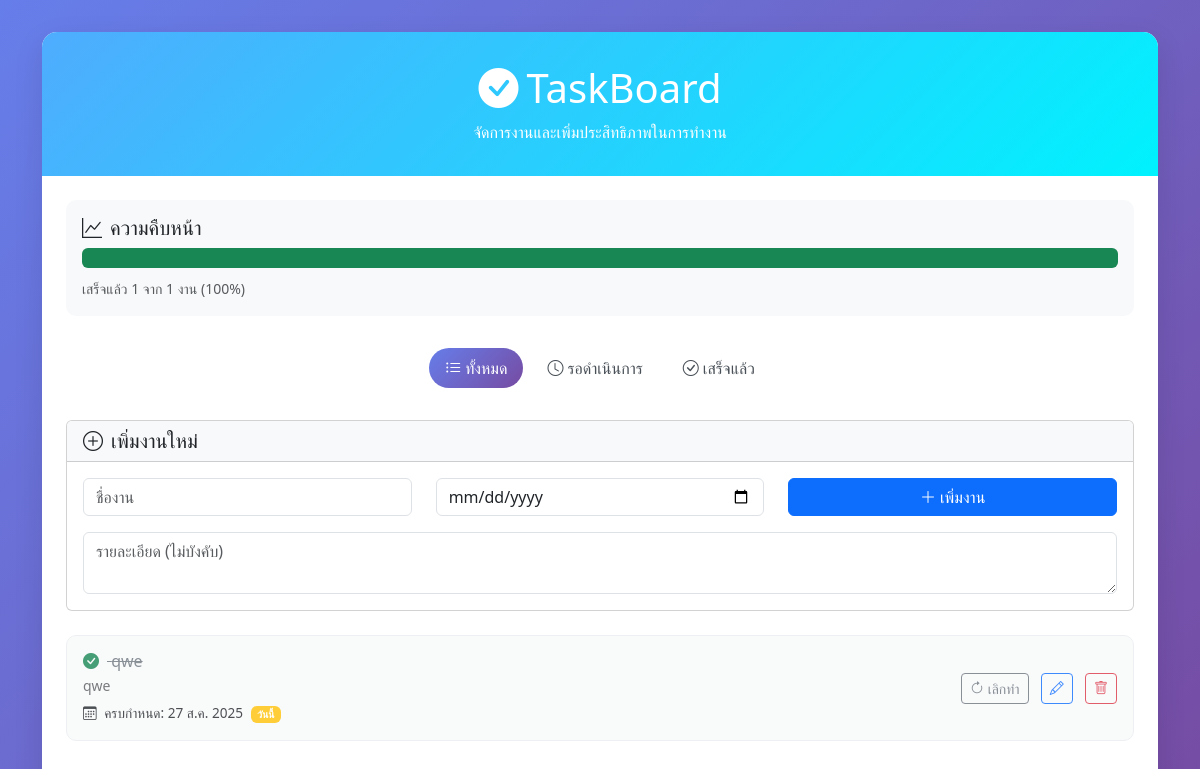
The app's page /, older data.
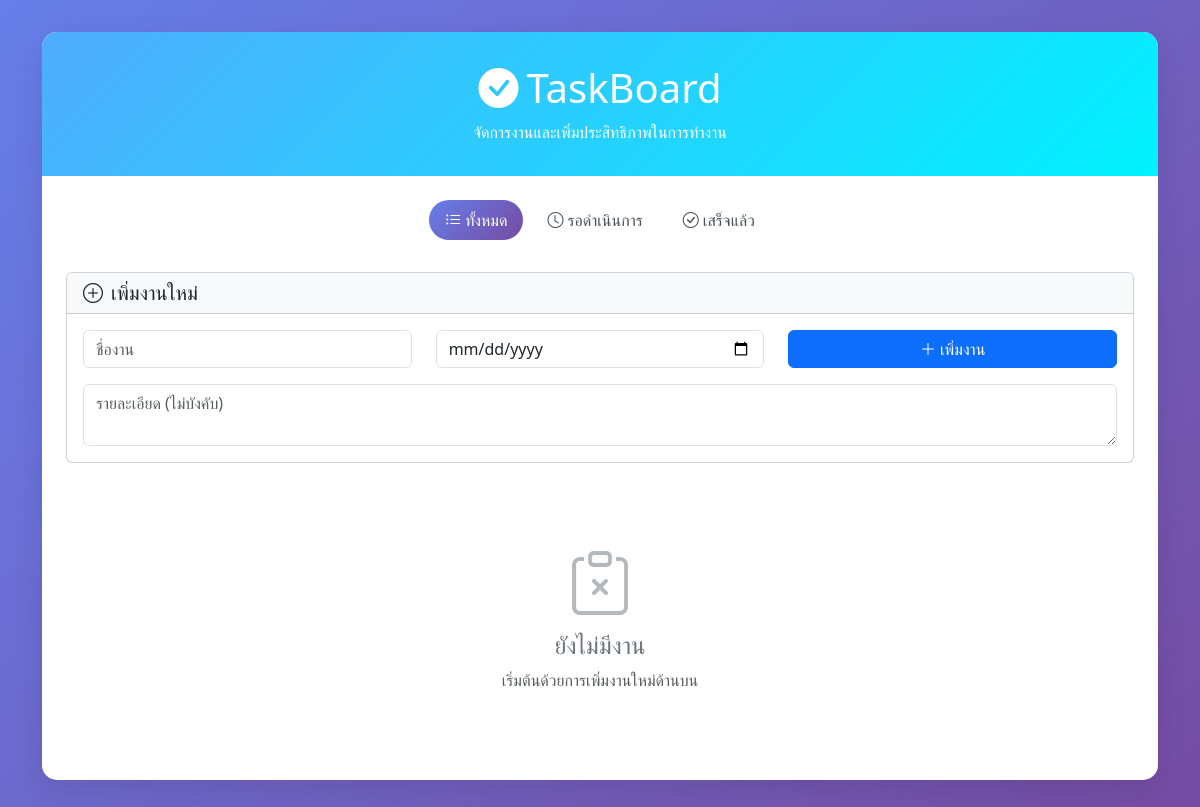
The same page, newer data.
### tasks/models.py (models this page shows, shortened)
class Task(models.Model):
    owner = models.ForeignKey(get_user_model(), on_delete=models.CASCADE)
    title = models.CharField(max_length=200)
    detail = models.TextField(blank=True)
    due_date = models.DateField(null=True, blank=True)
    done = models.BooleanField(default=False)

### tasks/views.py (the view)
# urls.py: path("", dashboard, name="dashboard"),
def dashboard(request):
    qs = Task.objects.all().order_by('-id')
    if request.user.is_authenticated:
        qs = qs.filter(owner=request.user)
    total_count = qs.count()
    completed_count = qs.filter(done=True).count()
    progress_percentage = round((completed_count / total_count * 100) if total_count > 0 else 0)
    context = {
        'tasks': qs,
        'total_count': total_count,
        'completed_count': completed_count,
        'progress_percentage': progress_percentage,
    }
    return render(request, "tasks/dashboard.html", context)

### tasks/templates/tasks/dashboard.html (shortened to what this page needs)
<!DOCTYPE html>
<html lang="th">
  <head>
    <link
      href="https://cdn.jsdelivr.net/npm/bootstrap@5.3.0/dist/css/bootstrap.min.css"
      rel="stylesheet"
    />
    <link
      href="https://cdn.jsdelivr.net/npm/bootstrap-icons@1.10.0/font/bootstrap-icons.css"
      rel="stylesheet"
    />
  </head>
  <body>
    <div class="container">
      <div class="main-container">
        <div class="header">
          <h1><i class="bi bi-check-circle-fill me-2"></i>TaskBoard</h1>
          <p class="mb-0">จัดการงานและเพิ่มประสิทธิภาพในการทำงาน</p>
        </div>
        <div class="p-4">
          {% if tasks %}
          <div class="progress-container">
            <h5><i class="bi bi-graph-up me-2"></i>ความคืบหน้า</h5>
            <div class="progress mb-2" style="height: 20px">
              <div
                class="progress-bar bg-success"
                style="width: {{ progress_percentage }}%"
              ></div>
            </div>
            <small class="text-muted">
              เสร็จแล้ว {{ completed_count }} จาก {{ total_count }} งาน ({{ progress_percentage }}%)
            </small>
          </div>
          {% endif %}
          <ul class="nav nav-pills filter-tabs justify-content-center">
            <li class="nav-item">
              <a class="nav-link active" href="?filter=all" data-filter="all">
                <i class="bi bi-list-ul me-1"></i>ทั้งหมด
              </a>
            </li>
            <li class="nav-item">
              <a class="nav-link" href="?filter=pending" data-filter="pending">
                <i class="bi bi-clock me-1"></i>รอดำเนินการ
              </a>
            </li>
            <li class="nav-item">
              <a
                class="nav-link"
                href="?filter=completed"
                data-filter="completed"
              >
                <i class="bi bi-check-circle me-1"></i>เสร็จแล้ว
              </a>
            </li>
          </ul>
          <div class="card mb-4">
            <div class="card-header bg-light">
              <h5 class="mb-0">
                <i class="bi bi-plus-circle me-2"></i>เพิ่มงานใหม่
              </h5>
            </div>
            <div class="card-body">
              <form method="post" action="{% url 'add_task' %}">
                <div class="row">
                  <div class="col-md-4 mb-3">
                    <input
                      type="text"
                      class="form-control"
                      name="title"
                      placeholder="ชื่องาน"
                      required
                    />
                  </div>
                  <div class="col-md-4 mb-3">
                    <input type="date" class="form-control" name="due_date" />
                  </div>
                  <div class="col-md-4 mb-3">
                    <button type="submit" class="btn btn-primary w-100">
                      <i class="bi bi-plus-lg me-1"></i>เพิ่มงาน
                    </button>
                  </div>
                </div>
                <div class="row">
                  <div class="col-12">
                    <textarea
                      class="form-control"
                      name="detail"
                      placeholder="รายละเอียด (ไม่บังคับ)"
                      rows="2"
                    ></textarea>
                  </div>
                </div>
              </form>
            </div>
          </div>
          {% if tasks %}
          <div class="row">
            {% for t in tasks %}
            <div class="col-12 mb-3">
              <div class="task-item {% if t.done %}completed{% endif %} p-3">
                <div class="row align-items-center">
                  <div class="col-md-6">
                    <h6 class="task-title mb-1">
                      {% if t.done %}
                      <i class="bi bi-check-circle-fill text-success me-2"></i>
                      {% else %}
                      <i class="bi bi-circle text-muted me-2"></i>
                      {% endif %} {{ t.title }}
                    </h6>
                    {% if t.detail %}
                    <p class="text-muted small mb-1">{{ t.detail }}</p>
                    {% endif %}
                    <small class="due-date">
                      <i class="bi bi-calendar3 me-1"></i>
                      {% if t.due_date %}
                        ครบกำหนด: {{ t.due_date|date:"d M Y" }}
                        {% now "Y-m-d" as today %}
                        {% if t.due_date|date:"Y-m-d" < today %}
                          <span class="badge bg-danger ms-1">เกินกำหนดแล้ว</span>
                        {% elif t.due_date|date:"Y-m-d" == today %}
                          <span class="badge bg-warning ms-1">วันนี้</span>
                        {% endif %}
                      {% else %}
                        ไม่กำหนดเวลา
                      {% endif %}
                    </small>
                  </div>
                  <div class="col-md-6 text-end">
                    {% if not t.done %}
                    <form
                      method="post"
                      action="{% url 'mark_done' t.id %}"
                      class="d-inline"
                    >
                      {% csrf_token %}
                      <button type="submit" class="btn btn-success btn-sm me-2">
                        <i class="bi bi-check"></i> เสร็จแล้ว
                      </button>
                    </form>
                    {% else %}
                    <form
                      method="post"
                      action="{% url 'mark_undone' t.id %}"
                      class="d-inline"
                    >
                      <button
                        type="submit"
                        class="btn btn-outline-secondary btn-sm me-2"
                      >
                        <i class="bi bi-arrow-clockwise"></i> เลิกทำ
                      </button>
                    </form>
                    {% endif %}
                    <button
                      class="btn btn-outline-primary btn-sm me-2"
                      data-bs-toggle="modal"
                      data-bs-target="#editModal{{ t.id }}"
                    >
                      <i class="bi bi-pencil"></i>
                    </button>
                    <form
                      method="post"
                      action="{% url 'delete_task' t.id %}"
                      class="d-inline"
                      onsubmit="return confirm('คุณแน่ใจหรือไม่ว่าต้องการลบงานนี้?')"
                    >
                      <button
                        type="submit"
                        class="btn btn-outline-danger btn-sm"
                      >
                        <i class="bi bi-trash"></i>
                      </button>
                    </form>
                  </div>
                </div>
              </div>
            </div>
            {% endfor %}
          </div>
          {% else %}
          <div class="empty-state">
            <i class="bi bi-clipboard-x"></i>
            <h4>ยังไม่มีงาน</h4>
            <p class="text-muted">เริ่มต้นด้วยการเพิ่มงานใหม่ด้านบน</p>
          </div>
          {% endif %}
        </div>
      </div>
    </div>
  </body>
</html>

### tasks/templates/tasks/dashboard.html (style rules this page uses)
body { background: linear-gradient(135deg, #667eea 0%, #764ba2 100%); min-height: 100vh; font-family: "Segoe UI", Tahoma, Geneva, Verdana, sans-serif; }
.main-container { background: white; border-radius: 15px; box-shadow: 0 10px 30px rgba(0, 0, 0, 0.1); margin-top: 2rem; margin-bottom: 2rem; overflow: hidden; }
.header { background: linear-gradient(135deg, #4facfe 0%, #00f2fe 100%); color: white; padding: 2rem 0; text-align: center; }
.filter-tabs { margin-bottom: 2rem; }
.filter-tabs .nav-link { border-radius: 25px; margin: 0 0.25rem; color: #495057; }
.filter-tabs .nav-link.active { background: linear-gradient(135deg, #667eea 0%, #764ba2 100%); border-color: transparent; }
.empty-state { text-align: center; padding: 3rem; color: #6c757d; }
.empty-state i { font-size: 4rem; margin-bottom: 1rem; opacity: 0.5; }

Row changes from the older to the newer data that the page shows:
removed Task: done True (drawn), title "qwe", detail "qwe", due_date "27 ส.ค. 2025", shows "วันนี้"
Text that changed along with them:
{{ completed_count }}: "1" → (not shown)
{{ total_count }}: "1" → (not shown)
{{ progress_percentage }}: "100" → (not shown)
text no longer shown: "ความคืบหน้า เสร็จแล้ว จาก งาน ( %)"
text now shown: "ยังไม่มีงาน เริ่มต้นด้วยการเพิ่มงานใหม่ด้านบน"
